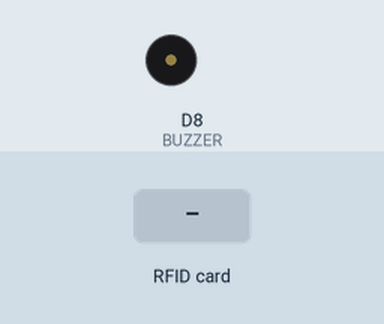
The sketch below on a simulated ESP8266 (NodeMCU). Shown: buzzer (waves = sounding, pin HIGH). The inputs (shaded band) are chosen by the test bench. WiFi joins after 1.5 s; servers stay silent unless stated; uploads are accepted with an empty reply; what the sketch prints to the serial monitor is not drawn.

Above: at 2.8 s.
2.9 s: RFID card 97 69 01 13 26 held to the reader
At 3.1 s:
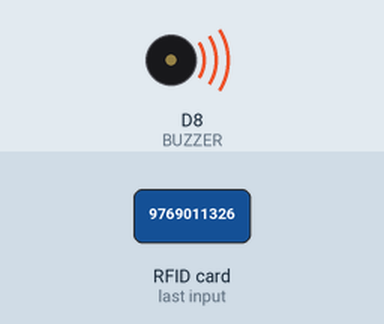
Timing chart, 0 to 5.9 s (numbered marks = the images above; inputs shaded):
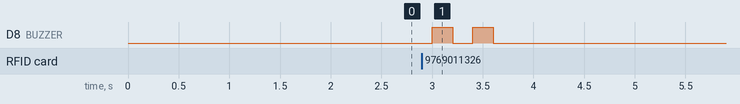

Measured:
- after the input at 2.9 s, D8 (BUZZER): alternates HIGH for 0.20 s and LOW for 0.20 s, 4 changes in all, then stays LOW, starting after 0.10 s

The sketch:

rfid_main_code_sketch.ino
```cpp
#include <SPI.h>
#include <MFRC522.h>
#include <Arduino.h>
#include <ESP8266WiFi.h>
#include <ESP8266HTTPClient.h>
#include <WiFiClient.h>
#include <WiFiClientSecureBearSSL.h>

//-----------------------------------------
#define RST_PIN  D1
#define SS_PIN   D2
#define BUZZER   D8
//-----------------------------------------

MFRC522 mfrc522(SS_PIN, RST_PIN);
MFRC522::MIFARE_Key key;
MFRC522::StatusCode status;

//-----------------------------------------
int blockNum = 2;
byte bufferLen = 18;
byte readBlockData[18];

//-----------------------------------------
String card_holder_name;

const String sheet_url = "https://script.google.com/macros/s/AKfycbzNgQwtV6FtHXVEv69tYC_iymEERBxetlxZItJTCyjqtNH1RB00FQXz8FzjXGYxrJad/exec?name=";

//-----------------------------------------
#define WIFI_SSID "Glen 5G"
#define WIFI_PASSWORD "9769011326"

//-----------------------------------------

void setup()
{
  Serial.begin(9600);

  //--------------------------------------------------
  // WiFi Connectivity
  Serial.println();
  Serial.print("Connecting to AP");

  WiFi.begin(WIFI_SSID, WIFI_PASSWORD);

  while (WiFi.status() != WL_CONNECTED) {
    Serial.print(".");
    delay(200);
  }

  Serial.println("");
  Serial.println("WiFi connected.");
  Serial.println("IP address: ");
  Serial.println(WiFi.localIP());
  Serial.println();

  //--------------------------------------------------
  // Buzzer
  pinMode(BUZZER, OUTPUT);

  //--------------------------------------------------
  // Initialize SPI bus
  SPI.begin();
  SPI.setFrequency(1000000);
}

//--------------------------------------------------

void loop()
{
  // Initialize MFRC522 Module
  mfrc522.PCD_Init();

  // Look for new cards
  if (!mfrc522.PICC_IsNewCardPresent()) {
    return;
  }

  // Select the card
  if (!mfrc522.PICC_ReadCardSerial()) {
    return;
  }

  //--------------------------------------------------
  // Read RFID data
  Serial.println();
  Serial.println(F("Reading last data from RFID..."));

  ReadDataFromBlock(blockNum, readBlockData);

  Serial.println();
  Serial.print(F("Last data in RFID:"));
  Serial.print(blockNum);
  Serial.print(F(" --> "));

  for (int j = 0; j < 16; j++) {
    Serial.write(readBlockData[j]);
  }

  Serial.println();

  //--------------------------------------------------
  // Buzzer
  digitalWrite(BUZZER, HIGH);
  delay(200);
  digitalWrite(BUZZER, LOW);
  delay(200);
  digitalWrite(BUZZER, HIGH);
  delay(200);
  digitalWrite(BUZZER, LOW);

  //--------------------------------------------------
  // Google Sheets Connectivity
  if (WiFi.status() == WL_CONNECTED) {

    std::unique_ptr<BearSSL::WiFiClientSecure>client(new BearSSL::WiFiClientSecure);

    client->setInsecure();

    card_holder_name = sheet_url + String((char*)readBlockData);
    card_holder_name.trim();

    Serial.println(card_holder_name);

    HTTPClient https;

    Serial.print(F("[HTTPS] begin...\n"));

    if (https.begin(*client, (String)card_holder_name)) {

      Serial.print(F("[HTTPS] GET...\n"));

      int httpCode = https.GET();

      if (httpCode > 0) {
        Serial.printf("[HTTPS] GET... code: %d\n", httpCode);
      }
      else {
        Serial.printf("[HTTPS] GET... failed, error: %s\n", https.errorToString(httpCode).c_str());
      }

      https.end();
      delay(1000);
    }
    else {
      Serial.printf("[HTTPS} Unable to connect\n");
    }
  }

  // Stop RFID communication
  mfrc522.PICC_HaltA();
  mfrc522.PCD_StopCrypto1();
}

//--------------------------------------------------
// ReadDataFromBlock() function

void ReadDataFromBlock(int blockNum, byte readBlockData[])
{
  for (byte i = 0; i < 6; i++) {
    key.keyByte[i] = 0xFF;
  }

  status = mfrc522.PCD_Authenticate(
    MFRC522::PICC_CMD_MF_AUTH_KEY_A,
    blockNum,
    &key,
    &(mfrc522.uid)
  );

  if (status != MFRC522::STATUS_OK) {
    Serial.print("Authentication failed for Read: ");
    Serial.println(mfrc522.GetStatusCodeName(status));
    return;
  }
  else {
    Serial.println("Authentication success");
  }

  status = mfrc522.MIFARE_Read(blockNum, readBlockData, &bufferLen);

  if (status != MFRC522::STATUS_OK) {
    Serial.print("Reading failed: ");
    Serial.println(mfrc522.GetStatusCodeName(status));
    return;
  }
  else {
    Serial.println("Block was read successfully");
  }
}
```
